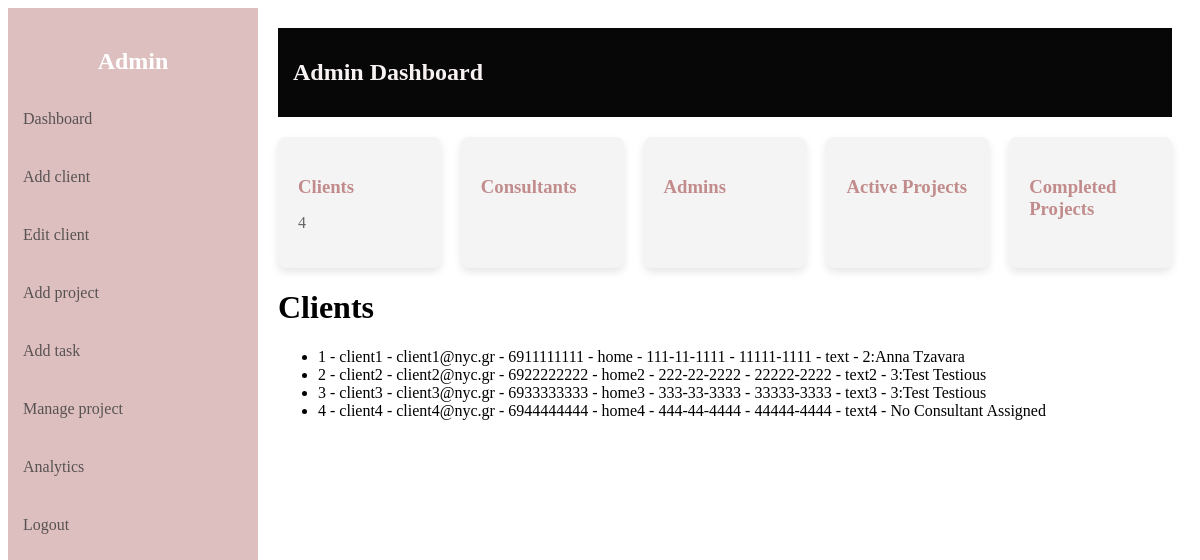
The app's page /clients/list (signed in) with its own data.
### server.py (models this page shows)
class Client(db.Model):
    id = db.Column(db.Integer, primary_key=True)
    name = db.Column(db.String(150), nullable=False)
    email = db.Column(db.String(120), unique=True, nullable=False)
    phone = db.Column(db.String(10), unique=True, nullable=False)
    address = db.Column(db.String(200), nullable=False)
    ssn = db.Column(db.String(11), unique=True, nullable=False)
    postalcode = db.Column(db.String(10), nullable=False)
    notes = db.Column(db.String(500), nullable=True)
    consultant_id = db.Column(db.Integer, db.ForeignKey('user.id'), nullable=True)
    consultant = db.relationship('User', back_populates='clients')
    projects = db.relationship('Project', back_populates='client')

class User(UserMixin, db.Model):
    id = db.Column(db.Integer, primary_key=True)
    fullname = db.Column(db.String(150), nullable=False)
    username = db.Column(db.String(80), unique=True, nullable=False)
    email = db.Column(db.String(120), unique=True, nullable=False)
    phone = db.Column(db.String(10), unique=True, nullable=False)
    password = db.Column(db.String(200), nullable=False)
    role = db.Column(db.String(20), nullable=False, default='consultant')
    clients = db.relationship('Client', back_populates='consultant')
    projects = db.relationship('Project', secondary=project_consultants, back_populates='consultants')
    tasks = db.relationship('Task', back_populates='consultant')

### server.py (the view)
@app.route("/clients/list")
@login_required
def clients_list():
    if current_user.role != 'admin':
        return "Unauthorized", 403
    all_clients = Client.query.all()
    total_clients = Client.query.count()
    return render_template('clients_list.html', clients=all_clients, total_clients=total_clients)

### server.py (called while the page is built)
@login_manager.user_loader
def load_user(user_id):
    return User.query.get(int(user_id))

### templates/clients_list.html (shortened to what this page needs)
{% extends 'dashboard.html' %}
{% block content %}
    <h1>Clients</h1>
    <ul>
        {% for client in clients %}
        <li>
            {{ client.id }} -
            {{ client.name }} -
            {{ client.email }} -
            {{ client.phone }} -
            {{ client.address }} -
            {{ client.ssn }} -
            {{ client.postalcode }} -
            {{ client.notes }} -
            {{ client.consultant.id if client.consultant else 'No Consultant Assigned' }}{% if not loop.last %}:{% endif %}{{client.consultant.fullname}}
        </li>
        {% else %}
        <li>No Clients available.</li>
        {% endfor %}
    </ul>
{% endblock %}

### records on screen
Client: id "1", name "client1", email "client1@nyc.gr", phone "6911111111", address "home", ssn "111-11-1111", postalcode "11111-1111", notes "text", consultant "2", consultant.fullname "Anna Tzavara"
Client: id "2", name "client2", email "client2@nyc.gr", phone "6922222222", address "home2", ssn "222-22-2222", postalcode "22222-2222", notes "text2", consultant "3", consultant.fullname "Test Testious"
Client: id "3", name "client3", email "client3@nyc.gr", phone "6933333333", address "home3", ssn "333-33-3333", postalcode "33333-3333", notes "text3", consultant "3", consultant.fullname "Test Testious"
Client: id "4", name "client4", email "client4@nyc.gr", phone "6944444444", address "home4", ssn "444-44-4444", postalcode "44444-4444", notes "text4", consultant "No Consultant Assigned"

### other values on screen
{{ total_clients }} "4"
